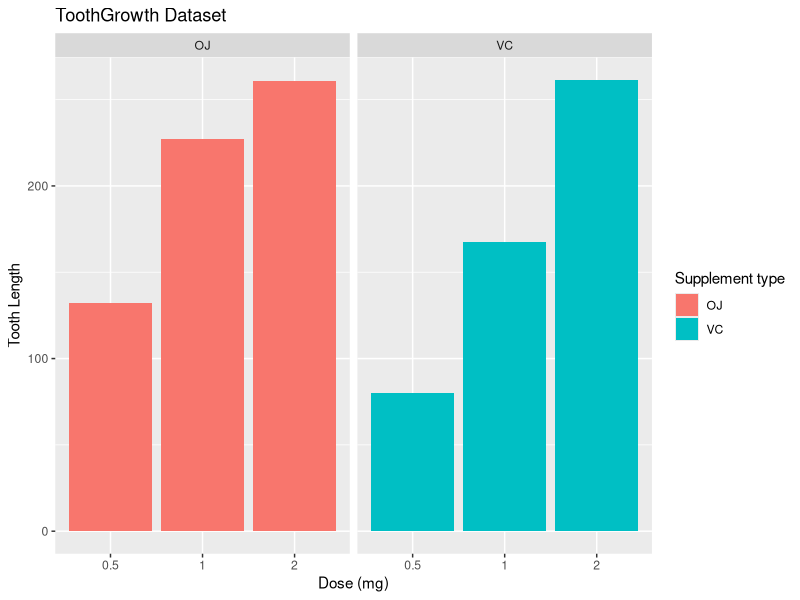

Here is the R script that generated this plot:
## ---- chunk 1
library(datasets)
library(ggplot2)
## ---- chunk 2
summary(ToothGrowth)
## ---- chunk 3
ggplot(data=ToothGrowth, aes(x=as.factor(dose), y=len, fill=supp)) +
  geom_bar(stat="identity",) +
  facet_grid(. ~ supp) +
  xlab("Dose (mg)") +
  ylab("Tooth Length") +
  ggtitle("ToothGrowth Dataset") +
  guides(fill=guide_legend(title="Supplement type"))
## ---- chunk 4
fit <- lm(len ~ dose + supp, data=ToothGrowth)
summary(fit)
## ---- chunk 5
confint(fit)
